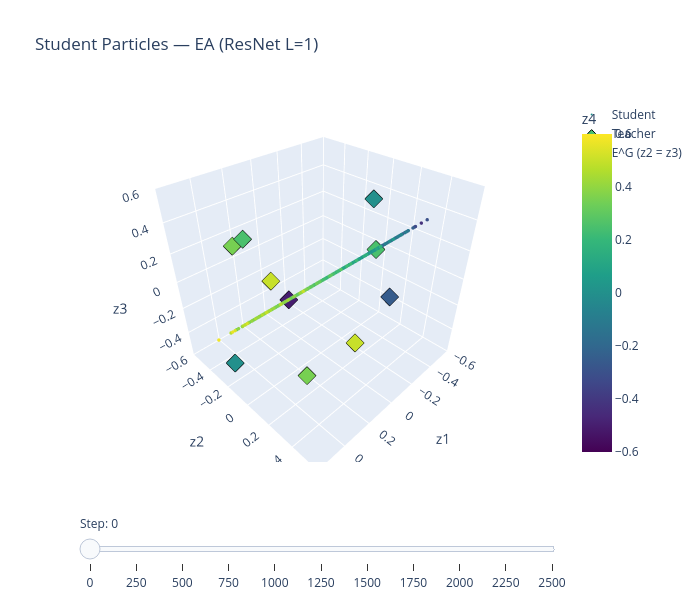

Here is the notebook cell this chart was saved with:
### Code cell
plot_particles_3d(h_ea, teacher, "Student Particles — EA (ResNet L=1)")

### Figure 1 — Plotly figure (JSON) as saved in the notebook; plotly's stock layout.template omitted (floating-point values rounded to 4 significant figures; data arrays with more than 128 entries replaced by an {"elided": "..."} marker saying what was removed)
{"data": [{"marker": {"cmax": 0.6, "cmin": -0.6, "color": {"elided": "2500 float values"}, "colorbar": {"title": {"text": "z4"}}, "colorscale": [[0, "#440154"], [0.1111, "#482878"], [0.2222, "#3e4989"], [0.3333, "#31688e"], [0.4444, "#26828e"], [0.5556, "#1f9e89"], [0.6667, "#35b779"], [0.7778, "#6ece58"], [0.8889, "#b5de2b"], [1, "#fde725"]], "size": 2}, "mode": "markers", "name": "Student", "type": "scatter3d", "x": {"elided": "2500 float values"}, "y": {"elided": "2500 float values"}, "z": {"elided": "2500 float values"}}, {"marker": {"cmax": 0.6, "cmin": -0.6, "color": [0.25, 0.5, 0.0, 0.5, 0.35, -0.5, 0.25, -0.25, 0.0, 0.35], "colorscale": [[0, "#440154"], [0.1111, "#482878"], [0.2222, "#3e4989"], [0.3333, "#31688e"], [0.4444, "#26828e"], [0.5556, "#1f9e89"], [0.6667, "#35b779"], [0.7778, "#6ece58"], [0.8889, "#b5de2b"], [1, "#fde725"]], "line": {"color": "black", "width": 1}, "size": 6, "symbol": "diamond"}, "mode": "markers", "name": "Teacher", "type": "scatter3d", "x": [-0.5, 0.25, -0.25, 0.0, 0.35, 0.25, 0.5, 0.0, 0.5, 0.35], "y": [0.0, 0.5, 0.15, -0.5, -0.35, 0.0, 0.0, 0.5, -0.25, 0.25], "z": [0.0, 0.0, 0.5, -0.25, 0.25, 0.0, 0.5, 0.15, -0.5, -0.35]}, {"cmax": 0.6, "cmin": -0.6, "colorscale": [[0, "#440154"], [0.1111, "#482878"], [0.2222, "#3e4989"], [0.3333, "#31688e"], [0.4444, "#26828e"], [0.5556, "#1f9e89"], [0.6667, "#35b779"], [0.7778, "#6ece58"], [0.8889, "#b5de2b"], [1, "#fde725"]], "hoverinfo": "name", "i": [0, 0], "intensity": [-0.6, 0.6, 0.6, -0.6], "j": [1, 2], "k": [2, 3], "name": "E^G (z2 = z3)", "opacity": 0.35, "showlegend": true, "showscale": false, "type": "mesh3d", "x": [-0.6, 0.6, 0.6, -0.6], "y": [-0.6, -0.6, 0.6, 0.6], "z": [-0.6, -0.6, 0.6, 0.6]}], "layout": {"height": 600, "scene": {"xaxis": {"range": [-0.6, 0.6], "title": {"text": "z1"}}, "yaxis": {"range": [-0.6, 0.6], "title": {"text": "z2"}}, "zaxis": {"range": [-0.6, 0.6], "title": {"text": "z3"}}}, "sliders": [{"active": 0, "currentvalue": {"prefix": "Step: "}, "pad": {"t": 50}, "steps": [{"args": [["0"], {"frame": {"duration": 0, "redraw": true}, "mode": "immediate", "transition": {"duration": 0}}], "label": "0", "method": "animate"}, {"args": [["250"], {"frame": {"duration": 0, "redraw": true}, "mode": "immediate", "transition": {"duration": 0}}], "label": "250", "method": "animate"}, {"args": [["500"], {"frame": {"duration": 0, "redraw": true}, "mode": "immediate", "transition": {"duration": 0}}], "label": "500", "method": "animate"}, {"args": [["750"], {"frame": {"duration": 0, "redraw": true}, "mode": "immediate", "transition": {"duration": 0}}], "label": "750", "method": "animate"}, {"args": [["1000"], {"frame": {"duration": 0, "redraw": true}, "mode": "immediate", "transition": {"duration": 0}}], "label": "1000", "method": "animate"}, {"args": [["1250"], {"frame": {"duration": 0, "redraw": true}, "mode": "immediate", "transition": {"duration": 0}}], "label": "1250", "method": "animate"}, {"args": [["1500"], {"frame": {"duration": 0, "redraw": true}, "mode": "immediate", "transition": {"duration": 0}}], "label": "1500", "method": "animate"}, {"args": [["1750"], {"frame": {"duration": 0, "redraw": true}, "mode": "immediate", "transition": {"duration": 0}}], "label": "1750", "method": "animate"}, {"args": [["2000"], {"frame": {"duration": 0, "redraw": true}, "mode": "immediate", "transition": {"duration": 0}}], "label": "2000", "method": "animate"}, {"args": [["2250"], {"frame": {"duration": 0, "redraw": true}, "mode": "immediate", "transition": {"duration": 0}}], "label": "2250", "method": "animate"}, {"args": [["2500"], {"frame": {"duration": 0, "redraw": true}, "mode": "immediate", "transition": {"duration": 0}}], "label": "2500", "method": "animate"}]}], "title": {"text": "Student Particles — EA (ResNet L=1)"}, "width": 700}}
